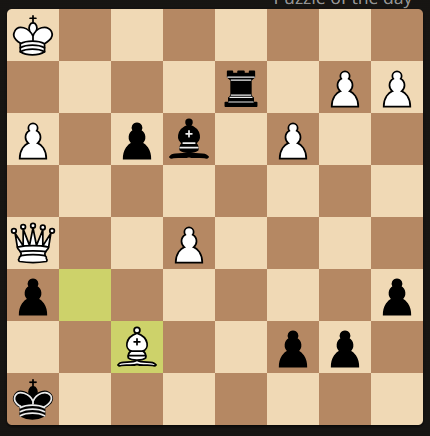
#> input picture chessboard.jpg, 430 x 436 px
$ python image_to_fen.py
#> lines starting #> are read from the running program, lines starting #| are printed output that depends on the picture; after the words box and inside, x2 and y2 are one past the last pixel; in counts of white or black regions, pixels touching at a corner belong together
### load_image.py
import numpy as np
import PIL.Image


def load_grayscale(img_file):
    img = PIL.Image.open(img_file)
    return img.convert("L")


def load_image(img_path):
    return PIL.Image.open(open(img_path, "rb"))


# [11 lines left out: function resize_image, not called in this run]

### chessboard_finder.py
import numpy as np
import PIL.Image
import argparse
from time import time
from load_image import *


def nonmax_suppress_1d(arr, winsize=5):
    _arr = arr.copy()
    for i in range(_arr.size):
        left_neighborhood = arr[max(0, i - winsize) : i] if i > 0 else 0
        right_neighborhood = (
            arr[i + 1 : min(arr.size - 1, i + winsize)] if i < _arr.size - 2 else 0
        )
        if arr[i] < np.max(left_neighborhood) or arr[i] <= np.max(right_neighborhood):
            _arr[i] = 0
    return _arr


def findChessboardCorners(img_arr_gray, noise_threshold=8000):
    gx, gy = np.gradient(img_arr_gray)
    gx_pos = gx.copy()
    gx_pos[gx_pos < 0] = 0
    gx_neg = -gx.copy()
    gx_neg[gx_neg < 0] = 0

    gy_pos = gy.copy()
    gy_pos[gy_pos < 0] = 0
    gy_neg = -gy.copy()
    gy_neg[gy_neg < 0] = 0

    num_px = img_arr_gray.shape[0] * img_arr_gray.shape[1]
    hough_gx = gx_pos.sum(axis=1) * gx_neg.sum(axis=1)
    hough_gy = gy_pos.sum(axis=0) * gy_neg.sum(axis=0)

    if (
        min(hough_gx.std() / hough_gx.size, hough_gy.std() / hough_gy.size)
        < noise_threshold
    ):
        return None

    hough_gx = nonmax_suppress_1d(hough_gx) / hough_gx.max()
    hough_gy = nonmax_suppress_1d(hough_gy) / hough_gy.max()

    hough_gx[hough_gx < 0.2] = 0
    hough_gy[hough_gy < 0.2] = 0

    pot_lines_x = np.where(hough_gx)[0]
    pot_lines_y = np.where(hough_gy)[0]
    pot_lines_x_vals = hough_gx[pot_lines_x]
    pot_lines_y_vals = hough_gy[pot_lines_y]

    seqs_x = getAllSequences(pot_lines_x)
    seqs_y = getAllSequences(pot_lines_y)

    if len(seqs_x) == 0 or len(seqs_y) == 0:
        return None

    seqs_x_vals = [pot_lines_x_vals[[v in seq for v in pot_lines_x]] for seq in seqs_x]
    seqs_y_vals = [pot_lines_y_vals[[v in seq for v in pot_lines_y]] for seq in seqs_y]

    for i in range(len(seqs_x)):
        seq = seqs_x[i]
        seq_val = seqs_x_vals[i]

        if len(seq) > 9:
            while len(seq) > 7:
                if seq_val[0] > seq_val[-1]:
                    seq = seq[:-1]
                    seq_val = seq_val[:-1]
                else:
                    seq = seq[1:]
                    seq_val = seq_val[1:]

        seqs_x[i] = seq
        seqs_x_vals[i] = seq_val

    for i in range(len(seqs_y)):
        seq = seqs_y[i]
        seq_val = seqs_y_vals[i]

        while len(seq) > 9:
            if seq_val[0] > seq_val[-1]:
                seq = seq[:-1]
                seq_val = seq_val[:-1]
            else:
                seq = seq[1:]
                seq_val = seq_val[1:]

        seqs_y[i] = seq
        seqs_y_vals[i] = seq_val

    scores_x = np.array([np.mean(v) for v in seqs_x_vals])
    scores_y = np.array([np.mean(v) for v in seqs_y_vals])

    best_seq_x = seqs_x[scores_x.argmax()]
    best_seq_y = seqs_y[scores_y.argmax()]

    sub_seqs_x = [best_seq_x[k : k + 7] for k in range(len(best_seq_x) - 7 + 1)]
    sub_seqs_y = [best_seq_y[k : k + 7] for k in range(len(best_seq_y) - 7 + 1)]

    dx = np.median(np.diff(best_seq_x))
    dy = np.median(np.diff(best_seq_y))
    corners = np.zeros(4, dtype=int)

    corners[0] = int(best_seq_y[0] - dy)
    corners[1] = int(best_seq_x[0] - dx)
    corners[2] = int(best_seq_y[-1] + dy)
    corners[3] = int(best_seq_x[-1] + dx)

    gray_img_crop = PIL.Image.fromarray(img_arr_gray).crop(corners)

    k = 8
    quad = np.ones([k, k])
    kernel = np.vstack([np.hstack([quad, -quad]), np.hstack([-quad, quad])])
    kernel = np.tile(kernel, (4, 4))
    kernel = kernel / np.linalg.norm(kernel)

    k = 0
    n = max(len(sub_seqs_x), len(sub_seqs_y))
    final_corners = None
    best_score = None

    for i in range(len(sub_seqs_x)):
        for j in range(len(sub_seqs_y)):
            k = k + 1

            sub_corners = np.array(
                [
                    sub_seqs_y[j][0] - corners[0] - dy,
                    sub_seqs_x[i][0] - corners[1] - dx,
                    sub_seqs_y[j][-1] - corners[0] + dy,
                    sub_seqs_x[i][-1] - corners[1] + dx,
                ],
                dtype=int,
            )

            this_score = 0

            if (
                sub_corners[0] > 0
                and sub_corners[1] > 0
                and sub_corners[2] < np.min(gray_img_crop.size)
                and sub_corners[3] < np.min(gray_img_crop.size)
            ):
                this_score = 100
            else:
                this_score = -10

            if (best_score is None) or (this_score > best_score):
                best_score = this_score
                final_corners = (
                    corners[0] + sub_corners[0],
                    corners[1] + sub_corners[1],
                    corners[0] + sub_corners[2],
                    corners[1] + sub_corners[3],
                )
    return final_corners


def getAllSequences(seq, min_seq_len=7, err_px=5):
    seqs = []
    for i in range(seq.size - 1):
        for j in range(i + 1, seq.size):
            d = seq[j] - seq[i]
            if d < err_px or d > 100:
                continue

            s = [seq[i], seq[j]]
            n = s[-1] + d
            while np.abs((seq - n)).min() < err_px:
                n = seq[np.abs((seq - n)).argmin()]
                s.append(n)
                n = s[-1] + d

            if len(s) >= min_seq_len:
                s = np.array(s)
                seqs.append(s)
    return seqs


# [37 lines left out: function getChessTilesColor, not called in this run]


def getChessBoardGray(img, corners):
    height, width = img.shape

    padl_x = max(0, -corners[0])
    padl_y = max(0, -corners[1])
    padr_x = max(0, corners[2] - width)
    padr_y = max(0, corners[3] - height)

    img_padded = np.pad(img, ((padl_y, padr_y), (padl_x, padr_x)), mode="edge")

    chessboard_img = img_padded[
        (padl_y + corners[1]) : (padl_y + corners[3]),
        (padl_x + corners[0]) : (padl_x + corners[2]),
    ]

    chessboard_img_resized = (
        np.asarray(
            PIL.Image.fromarray(chessboard_img).resize([256, 256], PIL.Image.BILINEAR),
            dtype=np.uint8,
        )
        / 255.0
    )
    return chessboard_img_resized


def getChessTilesGray(img, corners):
    chessboard_img_resized = getChessBoardGray(img, corners)
    return getTiles(chessboard_img_resized)


def getTiles(processed_gray_img):
    tiles = np.zeros([32, 32, 64], dtype=np.float32)
    for rank in range(8):
        for file in range(8):
            tiles[:, :, (rank * 8 + file)] = processed_gray_img[
                (7 - rank) * 32 : ((7 - rank) + 1) * 32, file * 32 : (file + 1) * 32
            ]

    return tiles


def findGrayscaleTilesInImage(img):
    if img is None:
        return None, None

    img_arr = np.asarray(img.convert("L"), dtype=np.float32)

    corners = findChessboardCorners(img_arr)
    if corners is None:
        return None, None

    tiles = getChessTilesGray(img_arr, corners)

    return tiles, corners


# [21 lines left out: function main, not called in this run]


# [13 lines that do not run on import are left out]

### image_to_fen.py
import re
import argparse
import numpy as np
import tensorflow as tf
import load_image
import chessboard_finder
from config import IMAGE_PATH


def shorten_fen(fen: str) -> str:
    return re.sub(r"1+", lambda m: str(len(m.group(0))), fen)


def unflip_fen(fen: str) -> str:
    rows = fen.split("/")
    return "/".join(rows[::-1])


# [8 lines left out: function lengthen_fen, not called in this run]


def load_graph(model_filepath: str) -> tf.Graph:
    try:
        with tf.io.gfile.GFile(model_filepath, "rb") as f:
            graph_def = tf.compat.v1.GraphDef()
            graph_def.ParseFromString(f.read())
    except Exception as e:
        print(f"Error loading graph file '{model_filepath}': {e}")
        raise
    with tf.compat.v1.Graph().as_default() as graph:
        tf.compat.v1.import_graph_def(graph_def, name="tcb")
    return graph


class ChessboardPredictor:
    def __init__(self, model_path: str = None):
        from config import MODEL_PATH
        if model_path is None:
            model_path = MODEL_PATH
        graph = load_graph(model_path)
        self.sess = tf.compat.v1.Session(graph=graph)
        self.x = graph.get_tensor_by_name("tcb/Input:0")
        self.keep_prob = graph.get_tensor_by_name("tcb/KeepProb:0")
        self.prediction = graph.get_tensor_by_name("tcb/prediction:0")
        self.probabilities = graph.get_tensor_by_name("tcb/probabilities:0")

    # [37 lines left out: functions get_prediction, make_prediction, not called in this run]

    def close(self) -> None:
        self.sess.close()


def main() -> None:
    parser = argparse.ArgumentParser(description='Extract FEN from a chessboard image')
    parser.add_argument('--invert_fen', action='store_true', help='Invert FEN so white pieces are on bottom')
    args = parser.parse_args()

    unflip = args.invert_fen
    active = "w"

    img = load_image.load_image(IMAGE_PATH)
#> in load_image, returned value is the input picture: PIL image 430x436 RGBA; mean R, G, B, A 187.4, 158.7, 125.5, 255
    if img is None:
        raise Exception(f"Couldn't load image: {IMAGE_PATH}")
    tiles, corners = chessboard_finder.findGrayscaleTilesInImage(img)
#> in findChessboardCorners, `gx, gy = np.gradient(img_arr_gray)`:
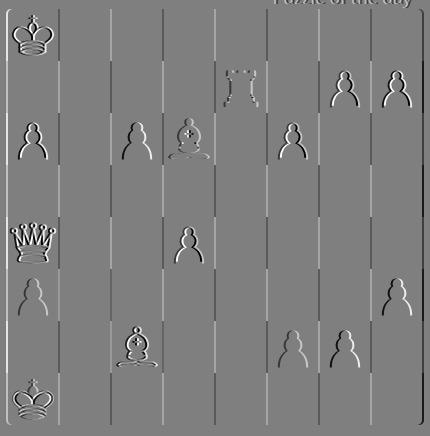
#> gy: shape (436, 430) float32; min -127.5, max 127.5, mean 0; drawn with min black and max white
#> in findChessboardCorners, `gx_pos[gx_pos < 0] = 0`:
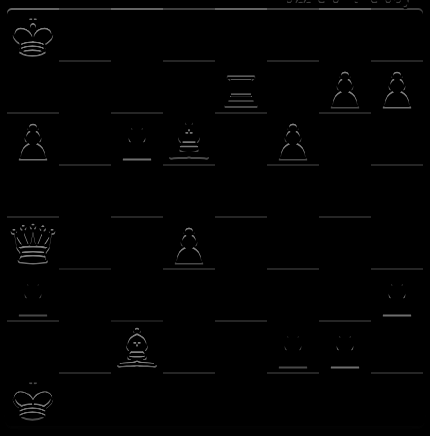
#> gx_pos: shape (436, 430) float32; min 0, max 127.5, mean 2.3
#> in findChessboardCorners, `gx_neg[gx_neg < 0] = 0`:
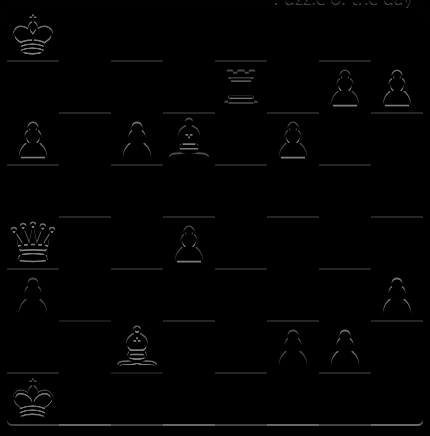
#> gx_neg: shape (436, 430) float32; min 0, max 127.5, mean 2.3
#> in findChessboardCorners, `gy_pos[gy_pos < 0] = 0`:
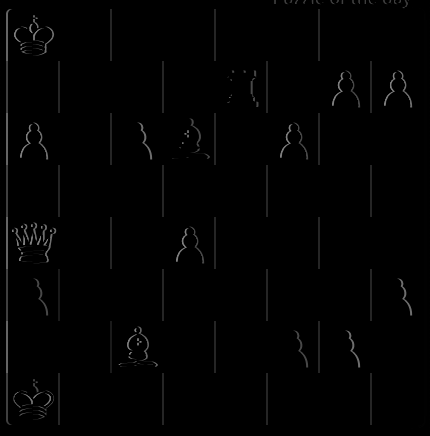
#> gy_pos: shape (436, 430) float32; 4.68% of pixels changed, all inside (x1, y1, x2, y2) = (3, 0, 424, 429)
#> in findChessboardCorners, `gy_neg[gy_neg < 0] = 0`:
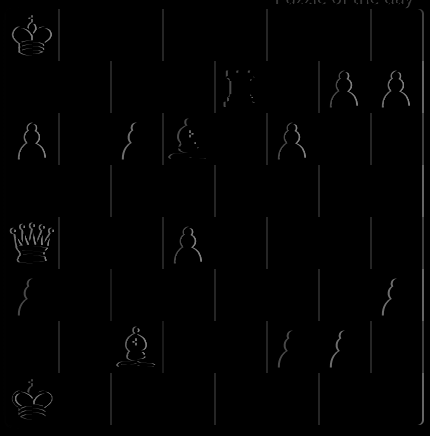
#> gy_neg: shape (436, 430) float32; min 0, max 127.5, mean 2.1
#> in findChessboardCorners, `hough_gx = gx_pos.sum(axis=1) * gx_neg.sum(axis=1)`: hough_gx = 436 values, max 60863400 at index 60, min 0 at index 15, mean 2270647.2
#> in findChessboardCorners, `hough_gy = gy_pos.sum(axis=0) * gy_neg.sum(axis=0)`: hough_gy = 430 values, max 62382248 at index 318, min 0 at index 0, mean 2526976
#> the loop in nonmax_suppress_1d, `for i in range(_arr.size):` made 436 passes
#> (left_neighborhood, right_neighborhood) on passes 1 to 3: (0, [566558.5, 1962975.5, 18763.5, 408098]), ([286140], [1962975.5, 18763.5, 408098, 11600]), ([286140, 566558.5], [18763.5, 408098, 11600, 82434.5])
#> in findChessboardCorners, `hough_gx = nonmax_suppress_1d(hough_gx) / hough_gx.max()`: hough_gx = 436 values, max 1 at index 60, min 0 at index 0, mean 0.0176
#> the loop in nonmax_suppress_1d (call 2), `for i in range(_arr.size):` made 430 passes
#> (left_neighborhood, right_neighborhood) on passes 1, 2, 4: (0, [0, 0, 0, 0]), ([0], [0, 0, 0, 0]), ([0, 0, 0], [0, 0, 234706.5, 256732.5])
#> in findChessboardCorners, `hough_gy = nonmax_suppress_1d(hough_gy) / hough_gy.max()`: hough_gy = 430 values, max 1 at index 318, min 0 at index 0, mean 0.017
#> in findChessboardCorners, `pot_lines_x = np.where(hough_gx)[0]`: pot_lines_x = [60, 112, 157, 164, 216, 268, 320, 372]
#> in findChessboardCorners, `pot_lines_y = np.where(hough_gy)[0]`: pot_lines_y = [59, 111, 163, 215, 267, 318, 371]
#> in findChessboardCorners, `pot_lines_x_vals = hough_gx[pot_lines_x]`: pot_lines_x_vals = [1, 1, 0.256, 1, 1, 0.923, 0.853, 0.923]
#> in findChessboardCorners, `pot_lines_y_vals = hough_gy[pot_lines_y]`: pot_lines_y_vals = [0.901, 0.831, 0.901, 0.975, 0.975, 1, 0.999]
#> after the loop in getAllSequences, `for i in range(seq.size - 1):`: seqs = [[60, 112, 164, 216, 268, 320, 372]]
#> in findChessboardCorners, `seqs_y = getAllSequences(pot_lines_y)`: seqs_y = [[59, 111, 163, 215, 267, 318, 371]]
#> in findChessboardCorners, `seqs_x_vals = [pot_lines_x_vals[[v in seq for v in pot_lines_x]] for s..`: seqs_x_vals = [[1, 1, 1, 1, 0.923, 0.853, 0.923]]
#> in findChessboardCorners, `seqs_y_vals = [pot_lines_y_vals[[v in seq for v in pot_lines_y]] for s..`: seqs_y_vals = [[0.901, 0.831, 0.901, 0.975, 0.975, 1, 0.999]]
#> the loop in findChessboardCorners, `for i in range(len(seqs_x)):` made 1 pass
#> the loop in findChessboardCorners, `for i in range(len(seqs_y)):` made 1 pass
#> in findChessboardCorners, `scores_x = np.array([np.mean(v) for v in seqs_x_vals])`: scores_x = [0.957]
#> in findChessboardCorners, `scores_y = np.array([np.mean(v) for v in seqs_y_vals])`: scores_y = [0.94]
#> in findChessboardCorners, `best_seq_x = seqs_x[scores_x.argmax()]`: best_seq_x = [60, 112, 164, 216, 268, 320, 372]
#> in findChessboardCorners, `best_seq_y = seqs_y[scores_y.argmax()]`: best_seq_y = [59, 111, 163, 215, 267, 318, 371]
#> in findChessboardCorners, `sub_seqs_x = [best_seq_x[k : k + 7] for k in range(len(best_seq_x) - 7..`: sub_seqs_x = [[60, 112, 164, 216, 268, 320, 372]]
#> in findChessboardCorners, `sub_seqs_y = [best_seq_y[k : k + 7] for k in range(len(best_seq_y) - 7..`: sub_seqs_y = [[59, 111, 163, 215, 267, 318, 371]]
#> in findChessboardCorners, `dx = np.median(np.diff(best_seq_x))`: dx = 52
#> in findChessboardCorners, `gray_img_crop = PIL.Image.fromarray(img_arr_gray).crop(corners)`:
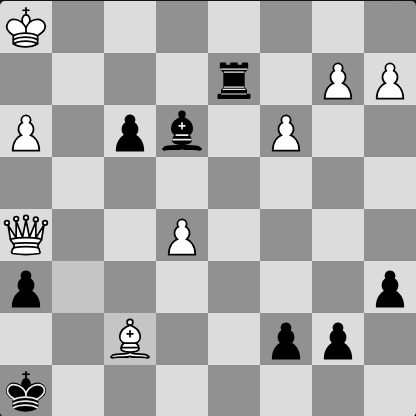
#> gray_img_crop: PIL image 416x416 F; min 0, max 255, mean 175
#> in findChessboardCorners, `n = max(len(sub_seqs_x), len(sub_seqs_y))`: n = 1
#> the loop in findChessboardCorners, `for i in range(len(sub_seqs_x)):` made 1 pass
#> after the loop in findChessboardCorners, `for i in range(len(sub_seqs_x)):`: best_score = -10; final_corners = (7, 8, 423, 424); k = 1
#> in findGrayscaleTilesInImage, `corners = findChessboardCorners(img_arr)`: corners = (7, 8, 423, 424)
#> in getChessBoardGray, `padl_x = max(0, -corners[0])`: padl_x = 0
#> in getChessBoardGray, `chessboard_img_resized = ( np.asarray( PIL.Image.fromarray(chessboard_..`:
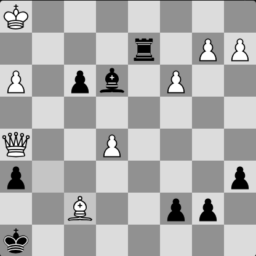
#> chessboard_img_resized: shape (256, 256) float64; min 0, max 1, mean 0.686
#> corners = (7, 8, 423, 424)
    if tiles is None:
        raise Exception("Couldn't find chessboard in image.")
    predictor = ChessboardPredictor()
    fen, tile_certainties = predictor.get_prediction(tiles)
    predictor.close()

    if unflip:
        fen = unflip_fen(fen)

    short_fen = shorten_fen(fen)
    certainty = tile_certainties.min()
    print("Per-tile certainty:")
    print(tile_certainties)
    print(
        f"Certainty range [{tile_certainties.min()} - {tile_certainties.max()}], Avg: {tile_certainties.mean()}"
    )
    print(f"---\nPredicted FEN:\n{short_fen} {active} - - 0 1")
    print(f"Final Certainty: {certainty * 100:.1f}%")

    return short_fen


if __name__ == "__main__":
    np.set_printoptions(suppress=True, precision=3)
    main()
#> (the call stopped at in load_graph, `with tf.io.gfile.GFile(model_filepath, "rb") as f:`: tensorflow is not available in this run)
